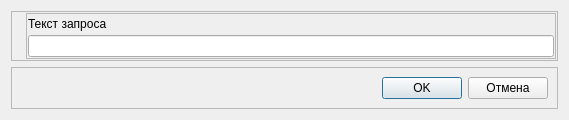
<?xml version="1.0" encoding="UTF-8"?>
<ui version="4.0">
 <class>StringInputDialog</class>
 <widget class="QDialog" name="StringInputDialog">
  <property name="geometry">
   <rect>
    <x>0</x>
    <y>0</y>
    <width>569</width>
    <height>120</height>
   </rect>
  </property>
  <property name="windowTitle">
   <string>Dialog</string>
  </property>
  <property name="modal">
   <bool>true</bool>
  </property>
  <layout class="QVBoxLayout" name="verticalLayout">
   <item>
    <widget class="QFrame" name="frClient">
     <property name="frameShape">
      <enum>QFrame::StyledPanel</enum>
     </property>
     <property name="frameShadow">
      <enum>QFrame::Raised</enum>
     </property>
     <layout class="QHBoxLayout" name="horizontalLayout">
      <property name="leftMargin">
       <number>1</number>
      </property>
      <property name="topMargin">
       <number>1</number>
      </property>
      <property name="rightMargin">
       <number>1</number>
      </property>
      <property name="bottomMargin">
       <number>1</number>
      </property>
      <item>
       <widget class="QLabel" name="lblPicInfo">
        <property name="sizePolicy">
         <sizepolicy hsizetype="Fixed" vsizetype="Preferred">
          <horstretch>0</horstretch>
          <verstretch>0</verstretch>
         </sizepolicy>
        </property>
        <property name="text">
         <string/>
        </property>
        <property name="pixmap">
         <pixmap resource="../../kernel.qrc">:/images/Info.png</pixmap>
        </property>
       </widget>
      </item>
      <item>
       <widget class="QFrame" name="frMain">
        <property name="frameShape">
         <enum>QFrame::StyledPanel</enum>
        </property>
        <property name="frameShadow">
         <enum>QFrame::Raised</enum>
        </property>
        <layout class="QVBoxLayout" name="verticalLayout_2">
         <property name="spacing">
          <number>3</number>
         </property>
         <property name="leftMargin">
          <number>1</number>
         </property>
         <property name="topMargin">
          <number>1</number>
         </property>
         <property name="rightMargin">
          <number>1</number>
         </property>
         <property name="bottomMargin">
          <number>1</number>
         </property>
         <item>
          <widget class="QLabel" name="lblText">
           <property name="text">
            <string>Текст запроса</string>
           </property>
          </widget>
         </item>
         <item>
          <widget class="QLineEdit" name="edText"/>
         </item>
        </layout>
       </widget>
      </item>
     </layout>
    </widget>
   </item>
   <item>
    <widget class="QFrame" name="frModalButtons">
     <property name="sizePolicy">
      <sizepolicy hsizetype="Preferred" vsizetype="Fixed">
       <horstretch>0</horstretch>
       <verstretch>0</verstretch>
      </sizepolicy>
     </property>
     <property name="frameShape">
      <enum>QFrame::StyledPanel</enum>
     </property>
     <property name="frameShadow">
      <enum>QFrame::Raised</enum>
     </property>
     <layout class="QHBoxLayout" name="horizontalLayout_10">
      <item>
       <spacer name="horizontalSpacer_5">
        <property name="orientation">
         <enum>Qt::Horizontal</enum>
        </property>
        <property name="sizeHint" stdset="0">
         <size>
          <width>40</width>
          <height>20</height>
         </size>
        </property>
       </spacer>
      </item>
      <item>
       <widget class="QPushButton" name="btnOK">
        <property name="text">
         <string>OK</string>
        </property>
       </widget>
      </item>
      <item>
       <widget class="QPushButton" name="btnCancel">
        <property name="text">
         <string>Отмена</string>
        </property>
       </widget>
      </item>
     </layout>
    </widget>
   </item>
  </layout>
 </widget>
 <resources>
  <include location="../../kernel.qrc"/>
 </resources>
 <connections>
  <connection>
   <sender>btnOK</sender>
   <signal>clicked()</signal>
   <receiver>StringInputDialog</receiver>
   <slot>accept()</slot>
   <hints>
    <hint type="sourcelabel">
     <x>427</x>
     <y>88</y>
    </hint>
    <hint type="destinationlabel">
     <x>565</x>
     <y>49</y>
    </hint>
   </hints>
  </connection>
  <connection>
   <sender>btnCancel</sender>
   <signal>clicked()</signal>
   <receiver>StringInputDialog</receiver>
   <slot>reject()</slot>
   <hints>
    <hint type="sourcelabel">
     <x>499</x>
     <y>93</y>
    </hint>
    <hint type="destinationlabel">
     <x>569</x>
     <y>80</y>
    </hint>
   </hints>
  </connection>
 </connections>
</ui>
